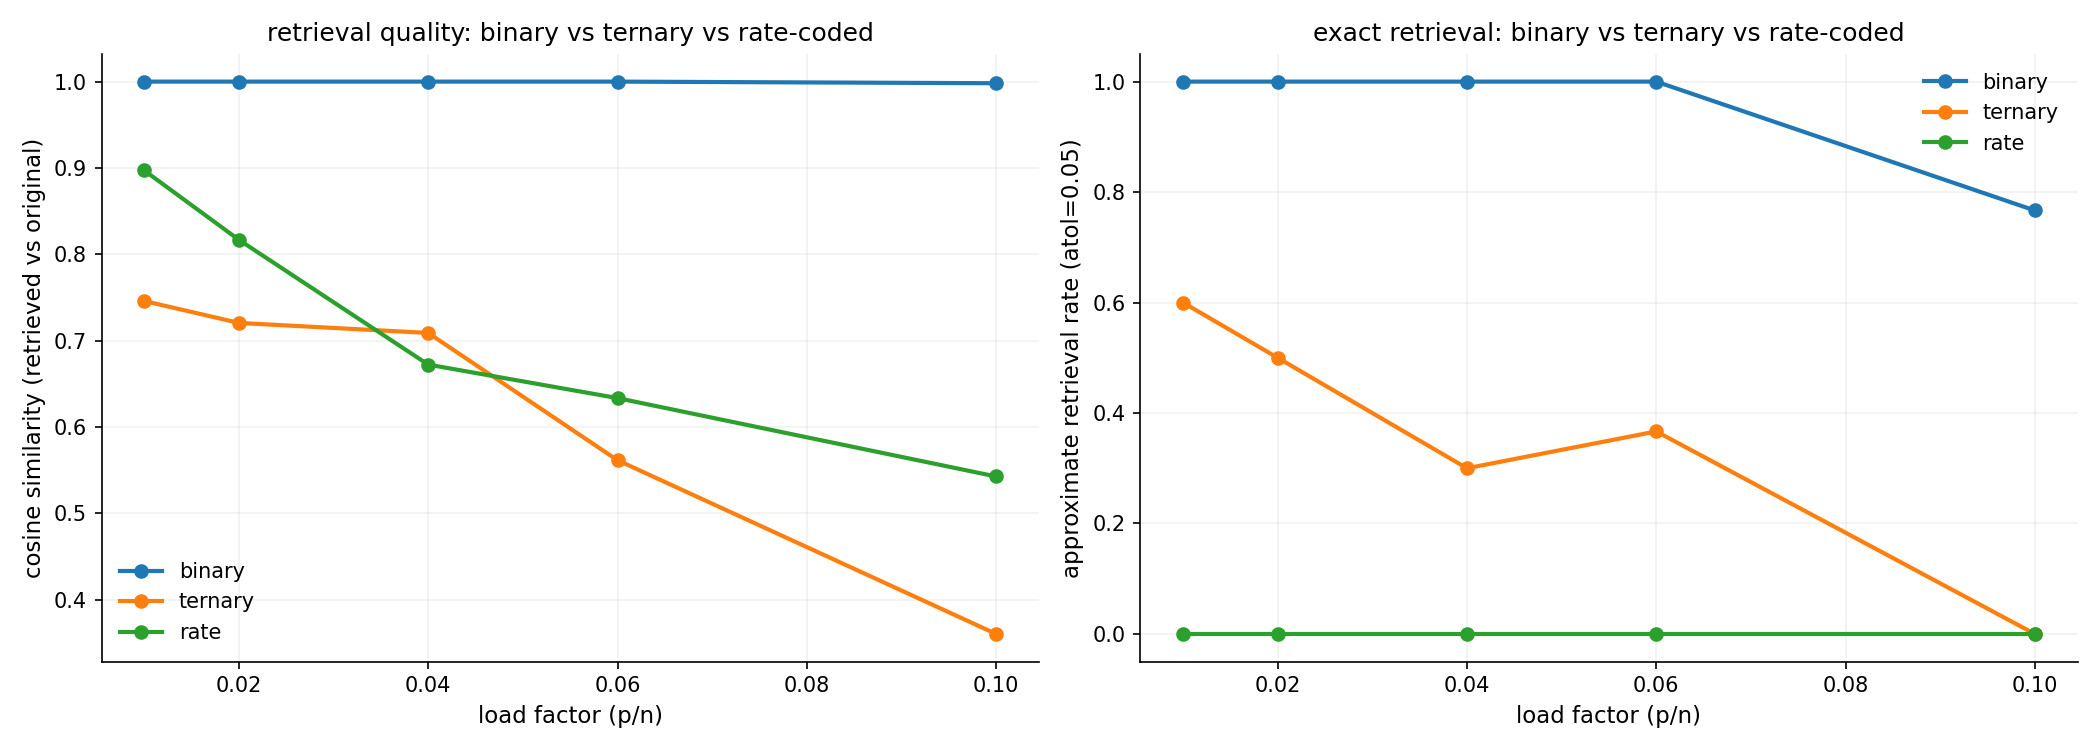

The script that saved this image:
from __future__ import annotations

import sys
import time
from pathlib import Path

import numpy as np

sys.path.insert(0, str(Path(__file__).resolve().parent.parent))
from shared import (
    apply_plot_style,
    build_rng,
    build_run_record,
    child_rng,
    discrete_mutual_information,
    linear_cka,
    mean_confidence_interval,
    paired_difference_stats,
    utc_now_iso,
    write_json,
)

SCRIPT_PATH = Path(__file__).resolve()
SEED = 42
N_NEURONS = 500
N_PATTERNS_LIST = [5, 10, 20, 30, 50]
CORRUPTION = 0.10
TRIALS = 30
MAX_ITERS = 50


def generate_binary_patterns(rng, n, p):
    return rng.choice([-1, 1], size=(p, n)).astype(np.float64)


def generate_ternary_patterns(rng, n, p, firing_rate=0.41):
    patterns = np.zeros((p, n), dtype=np.float64)
    for i in range(p):
        mask = rng.random(n) < firing_rate
        signs = rng.choice([-1, 1], size=n)
        patterns[i] = mask * signs
    return patterns


def generate_rate_coded_patterns(rng, n, p):
    patterns = rng.random((p, n)).astype(np.float64)
    patterns -= patterns.mean(axis=0, keepdims=True)
    return patterns


def store_hebbian(patterns):
    p, n = patterns.shape
    W = (patterns.T @ patterns) / n
    np.fill_diagonal(W, 0.0)
    return W


def retrieve_binary(W, probe, max_iters=50):
    state = probe.copy()
    for _ in range(max_iters):
        prev = state.copy()
        state = np.sign(W @ state)
        state[state == 0] = 1.0
        if np.array_equal(state, prev):
            break
    return state


def retrieve_ternary(W, probe, theta, max_iters=50):
    state = probe.copy()
    for _ in range(max_iters):
        prev = state.copy()
        field = W @ state
        state = np.where(field > theta, 1.0, np.where(field < -theta, -1.0, 0.0))
        if np.array_equal(state, prev):
            break
    return state


def retrieve_rate_coded(W, probe, max_iters=50):
    state = probe.copy()
    for _ in range(max_iters):
        prev = state.copy()
        field = W @ state
        state = np.tanh(field)
        if np.max(np.abs(state - prev)) < 1e-6:
            break
    return state


def corrupt_binary(rng, pattern, fraction):
    corrupted = pattern.copy()
    n = len(pattern)
    indices = rng.choice(n, size=int(n * fraction), replace=False)
    corrupted[indices] *= -1
    return corrupted


def corrupt_ternary(rng, pattern, fraction):
    corrupted = pattern.copy()
    n = len(pattern)
    indices = rng.choice(n, size=int(n * fraction), replace=False)
    for idx in indices:
        current = corrupted[idx]
        options = [v for v in [-1, 0, 1] if v != current]
        corrupted[idx] = rng.choice(options)
    return corrupted


def corrupt_rate_coded(rng, pattern, fraction):
    corrupted = pattern.copy()
    n = len(pattern)
    indices = rng.choice(n, size=int(n * fraction), replace=False)
    corrupted[indices] = rng.standard_normal(len(indices)) * np.std(pattern)
    return corrupted


def cosine_similarity(a, b):
    na = np.linalg.norm(a)
    nb = np.linalg.norm(b)
    if na == 0 or nb == 0:
        return 0.0
    return float(np.dot(a, b) / (na * nb))


def run_experiment(rng, n, p, coding, corruption, trials, max_iters):
    cosines = []
    exacts = []

    for t in range(trials):
        trial_rng = child_rng(rng)

        if coding == "binary":
            patterns = generate_binary_patterns(trial_rng, n, p)
        elif coding == "ternary":
            patterns = generate_ternary_patterns(trial_rng, n, p)
        elif coding == "rate":
            patterns = generate_rate_coded_patterns(trial_rng, n, p)

        W = store_hebbian(patterns)
        probe_idx = trial_rng.integers(0, p)
        original = patterns[probe_idx]

        if coding == "binary":
            corrupted = corrupt_binary(trial_rng, original, corruption)
            retrieved = retrieve_binary(W, corrupted, max_iters)
        elif coding == "ternary":
            corrupted = corrupt_ternary(trial_rng, original, corruption)
            abs_fields = np.abs(W @ corrupted)
            theta = np.percentile(abs_fields, 59)
            retrieved = retrieve_ternary(W, corrupted, max(theta, 1e-8), max_iters)
        elif coding == "rate":
            corrupted = corrupt_rate_coded(trial_rng, original, corruption)
            retrieved = retrieve_rate_coded(W, corrupted, max_iters)

        cos = cosine_similarity(retrieved, original)
        exact = float(np.allclose(retrieved, original, atol=0.05))
        cosines.append(cos)
        exacts.append(exact)

    return {
        "coding": coding,
        "n": n,
        "p": p,
        "alpha": p / n,
        "corruption": corruption,
        "cosine_mean": float(np.mean(cosines)),
        "cosine_std": float(np.std(cosines)),
        "exact_mean": float(np.mean(exacts)),
        "trials": trials,
    }


def main():
    apply_plot_style()
    import matplotlib.pyplot as plt

    started = utc_now_iso()
    t0 = time.time()
    rng = build_rng(SEED)

    codings = ["binary", "ternary", "rate"]
    all_results = []

    for p in N_PATTERNS_LIST:
        for coding in codings:
            result = run_experiment(
                child_rng(rng), N_NEURONS, p, coding, CORRUPTION, TRIALS, MAX_ITERS
            )
            all_results.append(result)
            print(f"  {coding} p={p}: cosine={result['cosine_mean']:.4f} exact={result['exact_mean']:.3f}")

    fig, axes = plt.subplots(1, 2, figsize=(14, 5))

    ax1 = axes[0]
    for coding in codings:
        alphas = [r["alpha"] for r in all_results if r["coding"] == coding]
        cosines = [r["cosine_mean"] for r in all_results if r["coding"] == coding]
        ax1.plot(alphas, cosines, marker="o", label=coding)
    ax1.set_xlabel("load factor (p/n)")
    ax1.set_ylabel("cosine similarity (retrieved vs original)")
    ax1.set_title("retrieval quality: binary vs ternary vs rate-coded")
    ax1.legend()

    ax2 = axes[1]
    for coding in codings:
        alphas = [r["alpha"] for r in all_results if r["coding"] == coding]
        exacts = [r["exact_mean"] for r in all_results if r["coding"] == coding]
        ax2.plot(alphas, exacts, marker="o", label=coding)
    ax2.set_xlabel("load factor (p/n)")
    ax2.set_ylabel("approximate retrieval rate (atol=0.05)")
    ax2.set_title("exact retrieval: binary vs ternary vs rate-coded")
    ax2.legend()

    plt.tight_layout()
    fig_path = SCRIPT_PATH.parent / "rate_coded_spike.png"
    plt.savefig(fig_path)
    plt.close()

    summary = {}
    paired_stats = {}
    for p in [10, 20]:
        alpha = p / N_NEURONS
        b_cos = [r["cosine_mean"] for r in all_results if r["coding"] == "binary" and r["p"] == p]
        t_cos = [r["cosine_mean"] for r in all_results if r["coding"] == "ternary" and r["p"] == p]
        r_cos = [r["cosine_mean"] for r in all_results if r["coding"] == "rate" and r["p"] == p]
        summary[f"p{p}_binary_cosine"] = b_cos[0] if b_cos else None
        summary[f"p{p}_ternary_cosine"] = t_cos[0] if t_cos else None
        summary[f"p{p}_rate_cosine"] = r_cos[0] if r_cos else None

    finished = utc_now_iso()
    duration = time.time() - t0

    record = build_run_record(
        simulation_name="rate_coded_spike_comparison",
        script_path=SCRIPT_PATH,
        started_at_utc=started,
        finished_at_utc=finished,
        duration_sec=duration,
        parameters={
            "n_neurons": N_NEURONS,
            "n_patterns_list": N_PATTERNS_LIST,
            "corruption": CORRUPTION,
            "trials": TRIALS,
            "max_iters": MAX_ITERS,
            "codings": codings,
        },
        seed_numpy=SEED,
        n_trials=len(all_results),
        summary=summary,
        statistics=paired_stats,
        trials=all_results,
        artifacts=[
            {"name": "rate_coded_spike.png", "type": "figure"},
            {"name": "rate_coded_spike_metrics.json", "type": "metrics"},
        ],
        warnings=[
            "rate-coded retrieval uses sigmoid activation (continuous hopfield), not sign",
            "exact match for rate-coded uses atol=0.05 (approximate, not exact)",
        ],
    )

    metrics_path = SCRIPT_PATH.parent / "rate_coded_spike_metrics.json"
    write_json(metrics_path, record)

    print(f"\ndone in {duration:.1f}s")
    for coding in codings:
        cos_at_20 = [r["cosine_mean"] for r in all_results if r["coding"] == coding and r["p"] == 20]
        print(f"  {coding} at p=20: cosine={cos_at_20[0]:.4f}" if cos_at_20 else f"  {coding}: no data")


if __name__ == "__main__":
    main()
